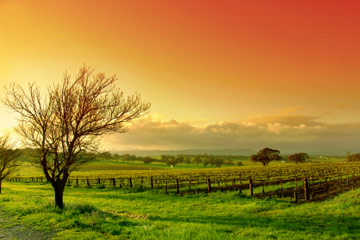
#> input picture Lab/Resources/landscape.jpg, 360 x 240 px, found by its file name
$ python lab4_1.py
#> lines starting #> are read from the running program, lines starting #| are printed output that depends on the picture
import cv2
import numpy as np

image1 = cv2.imread('Resources/landscape.jpg',0)
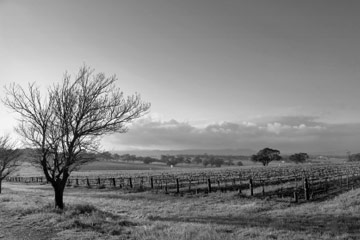
#> image1: shape (240, 360); min 0, max 255, mean 132.1
gray = cv2.cvtColor(image1, cv2.COLOR_GRAY2BGR)
# print(image1.shape)
# print(gray.shape)
image2 = cv2.imread('Resources/bahtcoins.png')
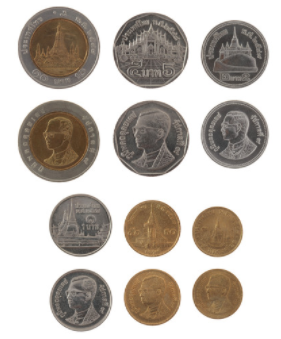
#> input picture Lab/Resources/bahtcoins.png, 281 x 339 px, found by its file name
#> image2 is the input picture: shape (339, 281, 3); mean B, G, R 180.8, 187.6, 194.2
# print(image2.shape)

img = cv2.resize(image2,(281, 240))
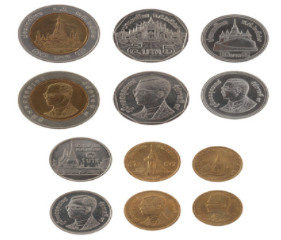
#> img: shape (240, 281, 3); mean B, G, R 180.8, 187.5, 194.2
# print(img.shape)
imgHJoin = np.hstack((gray, img))
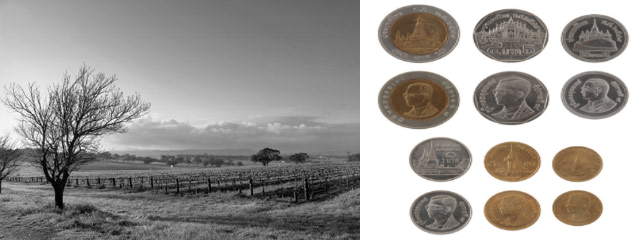
#> imgHJoin: shape (240, 641, 3); mean B, G, R 153.5, 156.4, 159.3
cv2.imshow('HJoin', imgHJoin)

img2 = cv2.resize(gray,(281, 240))
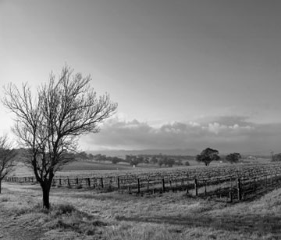
#> img2: shape (240, 281, 3); min 0, max 251, mean 132.1
imgVJoin = np.vstack((img2, image2))
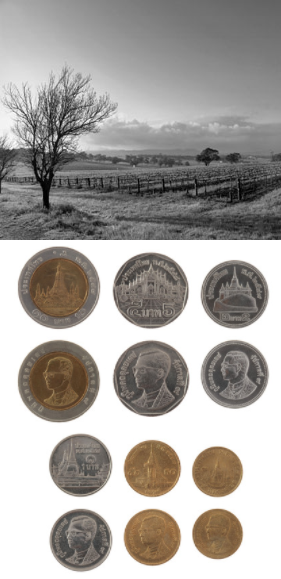
#> imgVJoin: shape (579, 281, 3); mean B, G, R 160.6, 164.6, 168.5
cv2.imshow('VJoin', imgVJoin)

cv2.waitKey(0)
